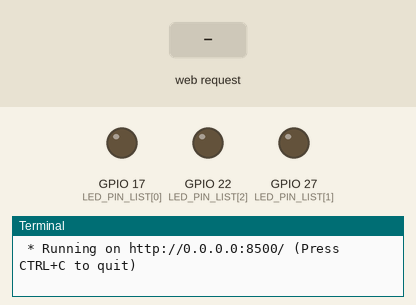
This program was run on a simulated Raspberry Pi (BCM pin numbers). On the bench: output pins drawn as LEDs (lit = HIGH), the last lines printed to the terminal. The inputs (shaded band) are chosen by the test bench. The clock reads 2024-03-15 10:24:30 at power-on unless the program sets it.

Above: at 1.2 s.
1.3 s: HTTP request for /led/17/state/1 received
At 2.5 s:
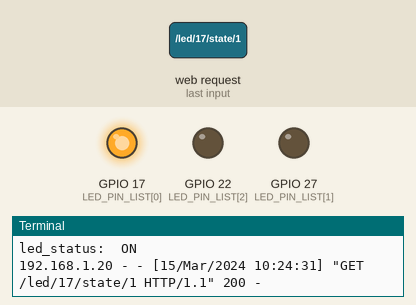
2.8 s: HTTP request for /led/22/state/1 received
At 3.9 s:
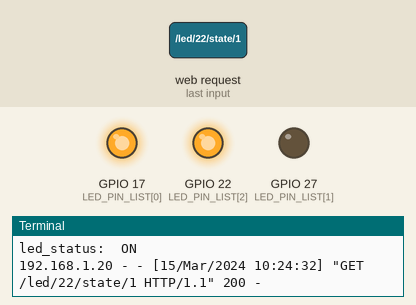
4.3 s: HTTP request for /led/17/state/0 received
At 5.0 s:
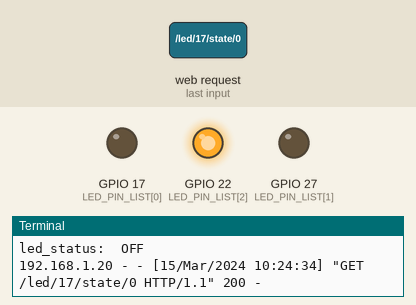
5.8 s: HTTP request for /led/22/state/0 received
At 6.2 s:
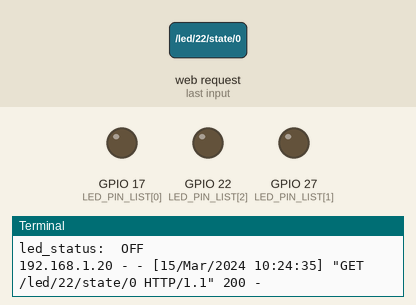
Timing chart, 0 to 8.3 s (numbered marks = the images above; inputs shaded):
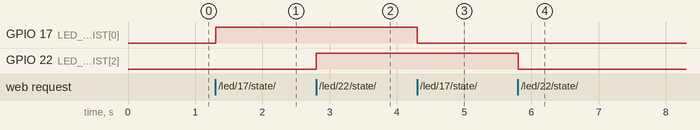

Measured:
- after the input at 1.3 s, GPIO 17 (LED_PIN_LIST[0]): LOW → HIGH at once
- after the input at 2.8 s, GPIO 22 (LED_PIN_LIST[2]): LOW → HIGH at once
- after the input at 4.3 s, GPIO 17 (LED_PIN_LIST[0]): HIGH → LOW at once
- after the input at 5.8 s, GPIO 22 (LED_PIN_LIST[2]): HIGH → LOW at once

The program:

flask_leds_final.py
```python
# Example usage http://192.168.10.53:8500/led/17/state/1
from flask import Flask
import RPi.GPIO as GPIO

BUTTON_PIN = 26
LED_PIN_LIST = [17, 27, 22]

GPIO.setmode(GPIO.BCM)
GPIO.setup(BUTTON_PIN, GPIO.IN)
for pin in LED_PIN_LIST:
    GPIO.setup(pin, GPIO.OUT)
app = Flask(__name__)

for pin in LED_PIN_LIST:
    GPIO.output(pin, GPIO.LOW)

@app.route("/")
def index():
    return "Hello from Flask"


@app.route("/push-button")
def check_push_button_state():
    if GPIO.input(BUTTON_PIN) == GPIO.HIGH:
        return "Button is pressed"
    return "Button is NOT pressed"


@app.route("/led/<int:led_pin>/state/<int:led_state>")
def trigger_led(led_pin, led_state):
    led_status = "OFF"
    if not led_pin in LED_PIN_LIST:
        return "Wrong GPIO number: " + str(led_pin)
    if led_state == 0:
        GPIO.output(led_pin, GPIO.LOW)
        led_status = "OFF"
    elif led_state == 1:
        GPIO.output(led_pin, GPIO.HIGH)
        led_status = "ON"
    else:
        return "State must be 0 or 1"
    print("led_status: ", led_status)
    result = f"The value of the LED# {led_pin} is: {led_status}"
    return result


app.run(host="0.0.0.0", port=8500)
```
